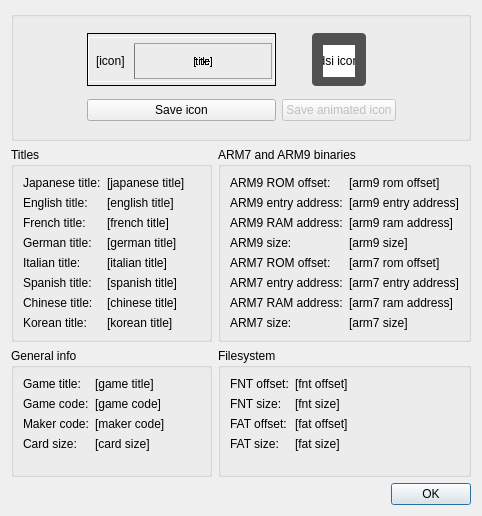
<?xml version="1.0" encoding="UTF-8"?>
<ui version="4.0">
 <class>ROMInfoDialog</class>
 <widget class="QDialog" name="ROMInfoDialog">
  <property name="geometry">
   <rect>
    <x>0</x>
    <y>0</y>
    <width>482</width>
    <height>516</height>
   </rect>
  </property>
  <property name="sizePolicy">
   <sizepolicy hsizetype="Fixed" vsizetype="Fixed">
    <horstretch>0</horstretch>
    <verstretch>0</verstretch>
   </sizepolicy>
  </property>
  <property name="windowTitle">
   <string>ROM info - melonDS</string>
  </property>
  <layout class="QGridLayout" name="gridLayout">
   <item row="2" column="0">
    <widget class="QGroupBox" name="titles">
     <property name="title">
      <string>Titles</string>
     </property>
     <layout class="QFormLayout" name="formLayout">
      <item row="0" column="0">
       <widget class="QLabel" name="label_2">
        <property name="font">
         <font>
          <underline>false</underline>
         </font>
        </property>
        <property name="text">
         <string>Japanese title:</string>
        </property>
       </widget>
      </item>
      <item row="0" column="1">
       <widget class="QLabel" name="japaneseTitle">
        <property name="text">
         <string>[japanese title]</string>
        </property>
       </widget>
      </item>
      <item row="1" column="0">
       <widget class="QLabel" name="label_3">
        <property name="font">
         <font>
          <underline>false</underline>
         </font>
        </property>
        <property name="text">
         <string>English title:</string>
        </property>
       </widget>
      </item>
      <item row="1" column="1">
       <widget class="QLabel" name="englishTitle">
        <property name="text">
         <string>[english title]</string>
        </property>
       </widget>
      </item>
      <item row="2" column="0">
       <widget class="QLabel" name="label_4">
        <property name="font">
         <font>
          <underline>false</underline>
         </font>
        </property>
        <property name="text">
         <string>French title:</string>
        </property>
       </widget>
      </item>
      <item row="2" column="1">
       <widget class="QLabel" name="frenchTitle">
        <property name="text">
         <string>[french title]</string>
        </property>
       </widget>
      </item>
      <item row="3" column="0">
       <widget class="QLabel" name="label_5">
        <property name="font">
         <font>
          <underline>false</underline>
         </font>
        </property>
        <property name="text">
         <string>German title:</string>
        </property>
       </widget>
      </item>
      <item row="3" column="1">
       <widget class="QLabel" name="germanTitle">
        <property name="text">
         <string>[german title]</string>
        </property>
       </widget>
      </item>
      <item row="4" column="0">
       <widget class="QLabel" name="label_6">
        <property name="font">
         <font>
          <underline>false</underline>
         </font>
        </property>
        <property name="text">
         <string>Italian title:</string>
        </property>
       </widget>
      </item>
      <item row="4" column="1">
       <widget class="QLabel" name="italianTitle">
        <property name="text">
         <string>[italian title]</string>
        </property>
       </widget>
      </item>
      <item row="5" column="0">
       <widget class="QLabel" name="label_7">
        <property name="font">
         <font>
          <underline>false</underline>
         </font>
        </property>
        <property name="text">
         <string>Spanish title:</string>
        </property>
       </widget>
      </item>
      <item row="5" column="1">
       <widget class="QLabel" name="spanishTitle">
        <property name="text">
         <string>[spanish title]</string>
        </property>
       </widget>
      </item>
      <item row="6" column="0">
       <widget class="QLabel" name="label_25">
        <property name="font">
         <font>
          <underline>false</underline>
         </font>
        </property>
        <property name="text">
         <string>Chinese title:</string>
        </property>
       </widget>
      </item>
      <item row="6" column="1">
       <widget class="QLabel" name="chineseTitle">
        <property name="text">
         <string>[chinese title]</string>
        </property>
       </widget>
      </item>
      <item row="7" column="0">
       <widget class="QLabel" name="label_23">
        <property name="font">
         <font>
          <underline>false</underline>
         </font>
        </property>
        <property name="text">
         <string>Korean title:</string>
        </property>
       </widget>
      </item>
      <item row="7" column="1">
       <widget class="QLabel" name="koreanTitle">
        <property name="text">
         <string>[korean title]</string>
        </property>
       </widget>
      </item>
     </layout>
    </widget>
   </item>
   <item row="2" column="1">
    <widget class="QGroupBox" name="arm9AndArm7Binaries">
     <property name="title">
      <string>ARM7 and ARM9 binaries</string>
     </property>
     <layout class="QFormLayout" name="formLayout_2">
      <item row="0" column="0">
       <widget class="QLabel" name="label_11">
        <property name="font">
         <font>
          <underline>false</underline>
         </font>
        </property>
        <property name="text">
         <string>ARM9 ROM offset: </string>
        </property>
       </widget>
      </item>
      <item row="0" column="1">
       <widget class="QLabel" name="arm9RomOffset">
        <property name="text">
         <string>[arm9 rom offset]</string>
        </property>
       </widget>
      </item>
      <item row="1" column="0">
       <widget class="QLabel" name="label_12">
        <property name="font">
         <font>
          <underline>false</underline>
         </font>
        </property>
        <property name="text">
         <string>ARM9 entry address:</string>
        </property>
       </widget>
      </item>
      <item row="1" column="1">
       <widget class="QLabel" name="arm9EntryAddress">
        <property name="text">
         <string>[arm9 entry address]</string>
        </property>
       </widget>
      </item>
      <item row="2" column="0">
       <widget class="QLabel" name="label_14">
        <property name="font">
         <font>
          <underline>false</underline>
         </font>
        </property>
        <property name="text">
         <string>ARM9 RAM address:</string>
        </property>
       </widget>
      </item>
      <item row="2" column="1">
       <widget class="QLabel" name="arm9RamAddress">
        <property name="text">
         <string>[arm9 ram address]</string>
        </property>
       </widget>
      </item>
      <item row="3" column="0">
       <widget class="QLabel" name="label_16">
        <property name="font">
         <font>
          <underline>false</underline>
         </font>
        </property>
        <property name="text">
         <string>ARM9 size:</string>
        </property>
       </widget>
      </item>
      <item row="3" column="1">
       <widget class="QLabel" name="arm9Size">
        <property name="text">
         <string>[arm9 size]</string>
        </property>
       </widget>
      </item>
      <item row="4" column="0">
       <widget class="QLabel" name="label_15">
        <property name="font">
         <font>
          <underline>false</underline>
         </font>
        </property>
        <property name="text">
         <string>ARM7 ROM offset: </string>
        </property>
       </widget>
      </item>
      <item row="4" column="1">
       <widget class="QLabel" name="arm7RomOffset">
        <property name="text">
         <string>[arm7 rom offset]</string>
        </property>
       </widget>
      </item>
      <item row="5" column="0">
       <widget class="QLabel" name="label_13">
        <property name="font">
         <font>
          <underline>false</underline>
         </font>
        </property>
        <property name="text">
         <string>ARM7 entry address:</string>
        </property>
       </widget>
      </item>
      <item row="5" column="1">
       <widget class="QLabel" name="arm7EntryAddress">
        <property name="text">
         <string>[arm7 entry address]</string>
        </property>
       </widget>
      </item>
      <item row="6" column="0">
       <widget class="QLabel" name="label_18">
        <property name="font">
         <font>
          <underline>false</underline>
         </font>
        </property>
        <property name="text">
         <string>ARM7 RAM address:</string>
        </property>
       </widget>
      </item>
      <item row="6" column="1">
       <widget class="QLabel" name="arm7RamAddress">
        <property name="text">
         <string>[arm7 ram address]</string>
        </property>
       </widget>
      </item>
      <item row="7" column="0">
       <widget class="QLabel" name="label_17">
        <property name="font">
         <font>
          <underline>false</underline>
         </font>
        </property>
        <property name="text">
         <string>ARM7 size:</string>
        </property>
       </widget>
      </item>
      <item row="7" column="1">
       <widget class="QLabel" name="arm7Size">
        <property name="text">
         <string>[arm7 size]</string>
        </property>
       </widget>
      </item>
     </layout>
    </widget>
   </item>
   <item row="3" column="1">
    <widget class="QGroupBox" name="filesystem">
     <property name="title">
      <string>Filesystem</string>
     </property>
     <layout class="QFormLayout" name="formLayout_4">
      <item row="0" column="0">
       <widget class="QLabel" name="label_19">
        <property name="font">
         <font>
          <underline>false</underline>
         </font>
        </property>
        <property name="text">
         <string>FNT offset:</string>
        </property>
       </widget>
      </item>
      <item row="0" column="1">
       <widget class="QLabel" name="fntOffset">
        <property name="text">
         <string>[fnt offset]</string>
        </property>
       </widget>
      </item>
      <item row="1" column="0">
       <widget class="QLabel" name="label_20">
        <property name="font">
         <font>
          <underline>false</underline>
         </font>
        </property>
        <property name="text">
         <string>FNT size:</string>
        </property>
       </widget>
      </item>
      <item row="1" column="1">
       <widget class="QLabel" name="fntSize">
        <property name="text">
         <string>[fnt size]</string>
        </property>
       </widget>
      </item>
      <item row="2" column="0">
       <widget class="QLabel" name="label_21">
        <property name="font">
         <font>
          <underline>false</underline>
         </font>
        </property>
        <property name="text">
         <string>FAT offset:</string>
        </property>
       </widget>
      </item>
      <item row="2" column="1">
       <widget class="QLabel" name="fatOffset">
        <property name="text">
         <string>[fat offset]</string>
        </property>
       </widget>
      </item>
      <item row="3" column="0">
       <widget class="QLabel" name="label_22">
        <property name="font">
         <font>
          <underline>false</underline>
         </font>
        </property>
        <property name="text">
         <string>FAT size:</string>
        </property>
       </widget>
      </item>
      <item row="3" column="1">
       <widget class="QLabel" name="fatSize">
        <property name="text">
         <string>[fat size]</string>
        </property>
       </widget>
      </item>
     </layout>
    </widget>
   </item>
   <item row="3" column="0">
    <widget class="QGroupBox" name="generalInfo">
     <property name="title">
      <string>General info</string>
     </property>
     <layout class="QFormLayout" name="formLayout_3">
      <item row="0" column="0">
       <widget class="QLabel" name="label">
        <property name="font">
         <font>
          <underline>false</underline>
         </font>
        </property>
        <property name="text">
         <string>Game title:</string>
        </property>
       </widget>
      </item>
      <item row="0" column="1">
       <widget class="QLabel" name="gameTitle">
        <property name="text">
         <string>[game title]</string>
        </property>
       </widget>
      </item>
      <item row="1" column="0">
       <widget class="QLabel" name="label_8">
        <property name="font">
         <font>
          <underline>false</underline>
         </font>
        </property>
        <property name="text">
         <string>Game code:</string>
        </property>
       </widget>
      </item>
      <item row="1" column="1">
       <widget class="QLabel" name="gameCode">
        <property name="text">
         <string>[game code]</string>
        </property>
       </widget>
      </item>
      <item row="2" column="0">
       <widget class="QLabel" name="label_9">
        <property name="font">
         <font>
          <underline>false</underline>
         </font>
        </property>
        <property name="text">
         <string>Maker code:</string>
        </property>
       </widget>
      </item>
      <item row="2" column="1">
       <widget class="QLabel" name="makerCode">
        <property name="text">
         <string>[maker code]</string>
        </property>
       </widget>
      </item>
      <item row="3" column="0">
       <widget class="QLabel" name="label_10">
        <property name="font">
         <font>
          <underline>false</underline>
         </font>
        </property>
        <property name="text">
         <string>Card size:</string>
        </property>
       </widget>
      </item>
      <item row="3" column="1">
       <widget class="QLabel" name="cardSize">
        <property name="text">
         <string>[card size]</string>
        </property>
       </widget>
      </item>
     </layout>
    </widget>
   </item>
   <item row="4" column="0" colspan="2">
    <widget class="QDialogButtonBox" name="buttonBox">
     <property name="orientation">
      <enum>Qt::Horizontal</enum>
     </property>
     <property name="standardButtons">
      <set>QDialogButtonBox::Ok</set>
     </property>
    </widget>
   </item>
   <item row="0" column="0" colspan="2">
    <widget class="QGroupBox" name="groupBox_2">
     <layout class="QGridLayout" name="gridLayout_9">
      <item row="0" column="2">
       <widget class="QFrame" name="frame">
        <property name="frameShape">
         <enum>QFrame::Box</enum>
        </property>
        <property name="frameShadow">
         <enum>QFrame::Plain</enum>
        </property>
        <property name="lineWidth">
         <number>1</number>
        </property>
        <layout class="QGridLayout" name="gridLayout_3">
         <property name="leftMargin">
          <number>0</number>
         </property>
         <property name="topMargin">
          <number>0</number>
         </property>
         <property name="rightMargin">
          <number>0</number>
         </property>
         <property name="bottomMargin">
          <number>0</number>
         </property>
         <item row="0" column="0">
          <widget class="QGroupBox" name="iconBox">
           <property name="sizePolicy">
            <sizepolicy hsizetype="Fixed" vsizetype="Fixed">
             <horstretch>0</horstretch>
             <verstretch>0</verstretch>
            </sizepolicy>
           </property>
           <property name="minimumSize">
            <size>
             <width>187</width>
             <height>43</height>
            </size>
           </property>
           <property name="maximumSize">
            <size>
             <width>187</width>
             <height>45</height>
            </size>
           </property>
           <property name="styleSheet">
            <string notr="true">#iconBox {
	border: 1px solid white;
	background-color: qlineargradient(
		x1: 0, y1: 1,
		x2: 0, y2: 0,
		stop: 0 #c3c3c3,
		stop: 0.199 #c3c3c3,
		stop: 0.2 #d3d3d3,
		stop: 0.399 #d3d3d3,
		stop: 0.4 #e3e3e3,
		stop: 0.599 #e3e3e3,
		stop: 0.6 #f3f3f3,
		stop: 0.799 #f3f3f3,
		stop: 0.8 #fbfbfb,
		stop: 1 #fbfbfb
	);
}

#iconTitle {
	border: 1px solid #a2a2a2;
	border-left-color: #797979;
	letter-spacing: -0.5px;
	background-color: qlineargradient(
		x1: 0, y1: 0,
		x2: 0, y2: 1,
		stop: 0.000000 #fbfbfb,
		stop: 0.024380 #fbfbfb,
		stop: 0.024390 #e3e3e3,
		stop: 0.048770 #e3e3e3,
		stop: 0.048780 #fbfbfb,
		stop: 0.073161 #fbfbfb,
		stop: 0.073171 #e3e3e3,
		stop: 0.097551 #e3e3e3,
		stop: 0.097561 #fbfbfb,
		stop: 0.121941 #fbfbfb,
		stop: 0.121951 #e3e3e3,
		stop: 0.146331 #e3e3e3,
		stop: 0.146341 #fbfbfb,
		stop: 0.170722 #fbfbfb,
		stop: 0.170732 #e3e3e3,
		stop: 0.195112 #e3e3e3,
		stop: 0.195122 #fbfbfb,
		stop: 0.219502 #fbfbfb,
		stop: 0.219512 #e3e3e3,
		stop: 0.243892 #e3e3e3,
		stop: 0.243902 #fbfbfb,
		stop: 0.268283 #fbfbfb,
		stop: 0.268293 #e3e3e3,
		stop: 0.292673 #e3e3e3,
		stop: 0.292683 #fbfbfb,
		stop: 0.317063 #fbfbfb,
		stop: 0.317073 #e3e3e3,
		stop: 0.341453 #e3e3e3,
		stop: 0.341463 #fbfbfb,
		stop: 0.365844 #fbfbfb,
		stop: 0.365854 #e3e3e3,
		stop: 0.390234 #e3e3e3,
		stop: 0.390244 #fbfbfb,
		stop: 0.414624 #fbfbfb,
		stop: 0.414634 #e3e3e3,
		stop: 0.439014 #e3e3e3,
		stop: 0.439024 #fbfbfb,
		stop: 0.463405 #fbfbfb,
		stop: 0.463415 #e3e3e3,
		stop: 0.487795 #e3e3e3,
		stop: 0.487805 #fbfbfb,
		stop: 0.512185 #fbfbfb,
		stop: 0.512195 #e3e3e3,
		stop: 0.536575 #e3e3e3,
		stop: 0.536585 #fbfbfb,
		stop: 0.560966 #fbfbfb,
		stop: 0.560976 #e3e3e3,
		stop: 0.585356 #e3e3e3,
		stop: 0.585366 #fbfbfb,
		stop: 0.609746 #fbfbfb,
		stop: 0.609756 #e3e3e3,
		stop: 0.634136 #e3e3e3,
		stop: 0.634146 #fbfbfb,
		stop: 0.658527 #fbfbfb,
		stop: 0.658537 #e3e3e3,
		stop: 0.682917 #e3e3e3,
		stop: 0.682927 #fbfbfb,
		stop: 0.707307 #fbfbfb,
		stop: 0.707317 #e3e3e3,
		stop: 0.731697 #e3e3e3,
		stop: 0.731707 #fbfbfb,
		stop: 0.756088 #fbfbfb,
		stop: 0.756098 #e3e3e3,
		stop: 0.780478 #e3e3e3,
		stop: 0.780488 #fbfbfb,
		stop: 0.804868 #fbfbfb,
		stop: 0.804878 #e3e3e3,
		stop: 0.829258 #e3e3e3,
		stop: 0.829268 #fbfbfb,
		stop: 0.853649 #fbfbfb,
		stop: 0.853659 #e3e3e3,
		stop: 0.878039 #e3e3e3,
		stop: 0.878049 #fbfbfb,
		stop: 0.902429 #fbfbfb,
		stop: 0.902439 #e3e3e3,
		stop: 0.926819 #e3e3e3,
		stop: 0.926829 #fbfbfb,
		stop: 0.951210 #fbfbfb,
		stop: 0.951220 #e3e3e3,
		stop: 0.975600 #e3e3e3,
		stop: 0.975610 #fbfbfb
	);
}
</string>
           </property>
           <property name="title">
            <string/>
           </property>
           <property name="alignment">
            <set>Qt::AlignCenter</set>
           </property>
           <property name="flat">
            <bool>false</bool>
           </property>
           <property name="checkable">
            <bool>false</bool>
           </property>
           <layout class="QGridLayout" name="gridLayout_2">
            <property name="leftMargin">
             <number>5</number>
            </property>
            <property name="topMargin">
             <number>0</number>
            </property>
            <property name="rightMargin">
             <number>0</number>
            </property>
            <property name="bottomMargin">
             <number>0</number>
            </property>
            <property name="horizontalSpacing">
             <number>6</number>
            </property>
            <property name="verticalSpacing">
             <number>0</number>
            </property>
            <item row="0" column="2">
             <widget class="QLabel" name="iconTitle">
              <property name="sizePolicy">
               <sizepolicy hsizetype="MinimumExpanding" vsizetype="MinimumExpanding">
                <horstretch>0</horstretch>
                <verstretch>0</verstretch>
               </sizepolicy>
              </property>
              <property name="font">
               <font>
                <pointsize>8</pointsize>
                <stylestrategy>NoAntialias</stylestrategy>
               </font>
              </property>
              <property name="text">
               <string>[title]</string>
              </property>
              <property name="alignment">
               <set>Qt::AlignCenter</set>
              </property>
             </widget>
            </item>
            <item row="0" column="1">
             <widget class="QLabel" name="iconImage">
              <property name="sizePolicy">
               <sizepolicy hsizetype="Preferred" vsizetype="Preferred">
                <horstretch>0</horstretch>
                <verstretch>0</verstretch>
               </sizepolicy>
              </property>
              <property name="minimumSize">
               <size>
                <width>32</width>
                <height>32</height>
               </size>
              </property>
              <property name="maximumSize">
               <size>
                <width>32</width>
                <height>32</height>
               </size>
              </property>
              <property name="text">
               <string>[icon]</string>
              </property>
             </widget>
            </item>
           </layout>
          </widget>
         </item>
        </layout>
       </widget>
      </item>
      <item row="0" column="0" rowspan="2">
       <spacer name="horizontalSpacer">
        <property name="orientation">
         <enum>Qt::Horizontal</enum>
        </property>
        <property name="sizeHint" stdset="0">
         <size>
          <width>0</width>
          <height>0</height>
         </size>
        </property>
       </spacer>
      </item>
      <item row="0" column="4" rowspan="2">
       <spacer name="horizontalSpacer_3">
        <property name="orientation">
         <enum>Qt::Horizontal</enum>
        </property>
        <property name="sizeHint" stdset="0">
         <size>
          <width>0</width>
          <height>0</height>
         </size>
        </property>
       </spacer>
      </item>
      <item row="0" column="3" alignment="Qt::AlignHCenter">
       <widget class="QGroupBox" name="dsiIconBox">
        <property name="sizePolicy">
         <sizepolicy hsizetype="Fixed" vsizetype="Fixed">
          <horstretch>0</horstretch>
          <verstretch>0</verstretch>
         </sizepolicy>
        </property>
        <property name="styleSheet">
         <string notr="true">#dsiIconBox {
    border-radius: 4px;
    background-color: #515151;
}

#dsiIconImage {
    background-color: white;
}</string>
        </property>
        <property name="title">
         <string/>
        </property>
        <property name="alignment">
         <set>Qt::AlignCenter</set>
        </property>
        <property name="flat">
         <bool>false</bool>
        </property>
        <property name="checkable">
         <bool>false</bool>
        </property>
        <layout class="QGridLayout" name="gridLayout_10">
         <property name="leftMargin">
          <number>8</number>
         </property>
         <property name="topMargin">
          <number>6</number>
         </property>
         <property name="rightMargin">
          <number>8</number>
         </property>
         <property name="bottomMargin">
          <number>6</number>
         </property>
         <item row="0" column="0">
          <widget class="QLabel" name="dsiIconImage">
           <property name="sizePolicy">
            <sizepolicy hsizetype="Minimum" vsizetype="Minimum">
             <horstretch>0</horstretch>
             <verstretch>0</verstretch>
            </sizepolicy>
           </property>
           <property name="minimumSize">
            <size>
             <width>32</width>
             <height>32</height>
            </size>
           </property>
           <property name="maximumSize">
            <size>
             <width>32</width>
             <height>32</height>
            </size>
           </property>
           <property name="text">
            <string>[dsi icon]</string>
           </property>
           <property name="alignment">
            <set>Qt::AlignCenter</set>
           </property>
          </widget>
         </item>
        </layout>
       </widget>
      </item>
      <item row="1" column="2">
       <widget class="QPushButton" name="saveIconButton">
        <property name="text">
         <string>Save icon</string>
        </property>
       </widget>
      </item>
      <item row="1" column="3">
       <widget class="QPushButton" name="saveAnimatedIconButton">
        <property name="enabled">
         <bool>false</bool>
        </property>
        <property name="text">
         <string>Save animated icon</string>
        </property>
       </widget>
      </item>
     </layout>
    </widget>
   </item>
  </layout>
 </widget>
 <resources/>
 <connections>
  <connection>
   <sender>buttonBox</sender>
   <signal>accepted()</signal>
   <receiver>ROMInfoDialog</receiver>
   <slot>accept()</slot>
   <hints>
    <hint type="sourcelabel">
     <x>248</x>
     <y>254</y>
    </hint>
    <hint type="destinationlabel">
     <x>157</x>
     <y>274</y>
    </hint>
   </hints>
  </connection>
  <connection>
   <sender>buttonBox</sender>
   <signal>rejected()</signal>
   <receiver>ROMInfoDialog</receiver>
   <slot>reject()</slot>
   <hints>
    <hint type="sourcelabel">
     <x>316</x>
     <y>260</y>
    </hint>
    <hint type="destinationlabel">
     <x>286</x>
     <y>274</y>
    </hint>
   </hints>
  </connection>
 </connections>
</ui>
